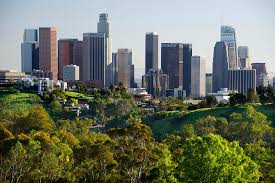
#> input picture city.jpeg, 275 x 183 px
$ python -i Urban.py   (imports and definitions only)
#> lines starting #> are read from the running program, lines starting #| are printed output that depends on the picture; after the words box and inside, x2 and y2 are one past the last pixel; in counts of white or black regions, pixels touching at a corner belong together
#> further down, picture is the input picture: shape (183, 275, 3); mean B, G, R 98.4, 114.5, 108.1
import streamlit as st
import cv2
import numpy as np
import matplotlib.pyplot as plt
import pandas as pd

# Sample Tamil Nadu district data (Replace with actual values)
district_data = {
    "Chennai": 22.5,  # Green Space %
    "Coimbatore": 38.2,
    "Madurai": 31.4,
    "Tiruchirappalli": 29.8,
    "Salem": 27.3,
    "Erode": 35.6,
    "Vellore": 28.0,
    "Tirunelveli": 40.1,
    "Kanyakumari": 43.7,  # Highest Green Space %
    "Namakkal": 33.9  # User's location
}

def extract_green_space(image):
    """Detect green areas in an urban image."""
    hsv = cv2.cvtColor(image, cv2.COLOR_BGR2HSV)
#> hsv: shape (183, 275, 3); mean H, S, V 70.1, 102.8, 121.8

    lower_green = np.array([35, 40, 40])
    upper_green = np.array([85, 255, 255])

    mask = cv2.inRange(hsv, lower_green, upper_green)
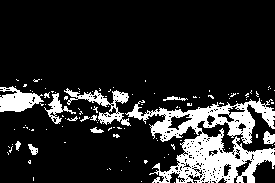
#> mask: shape (183, 275); 16% white; 115 white regions (102 under 20 px), largest, box (x1, y1, x2, y2) and area: (125, 98, 275, 183) 5581, (64, 88, 131, 126) 730, (0, 86, 44, 112) 687
    green_pixels = cv2.countNonZero(mask)
#> green_pixels = 8030

    total_pixels = image.shape[0] * image.shape[1]
#> total_pixels = 50325
    green_percentage = (green_pixels / total_pixels) * 100
#> green_percentage = 15.96

    return green_percentage, mask

def estimate_oxygen(green_percentage, area_km2=1.0):
    """Estimate oxygen production based on green space percentage."""
    oxygen_per_tree_kg = 118
    trees_per_km2 = 250000

    tree_coverage_factor = max(green_percentage / 100 * 0.5, 0.01)
    estimated_trees = max(trees_per_km2 * area_km2 * tree_coverage_factor, 1)
    oxygen_output_kg = estimated_trees * oxygen_per_tree_kg

    people_supported = max(oxygen_output_kg / 180, 1)

    return oxygen_output_kg, people_supported

# Convert district data to DataFrame
df = pd.DataFrame(list(district_data.items()), columns=["District", "Green Space %"])
df["Oxygen (kg/year)"] = df["Green Space %"].apply(lambda x: estimate_oxygen(x)[0])
df["People Supported"] = df["Green Space %"].apply(lambda x: estimate_oxygen(x)[1])

# Identify Tamil Nadu's highest & lowest oxygen-producing districts
highest_district = df.loc[df["Oxygen (kg/year)"].idxmax()]
lowest_district = df.loc[df["Oxygen (kg/year)"].idxmin()]

# Streamlit App
# [46 lines not run here, left out]

>>> import cv2
>>> picture = cv2.imread('city.jpeg')
>>> result = extract_green_space(picture)

$ run again, on land.jpg
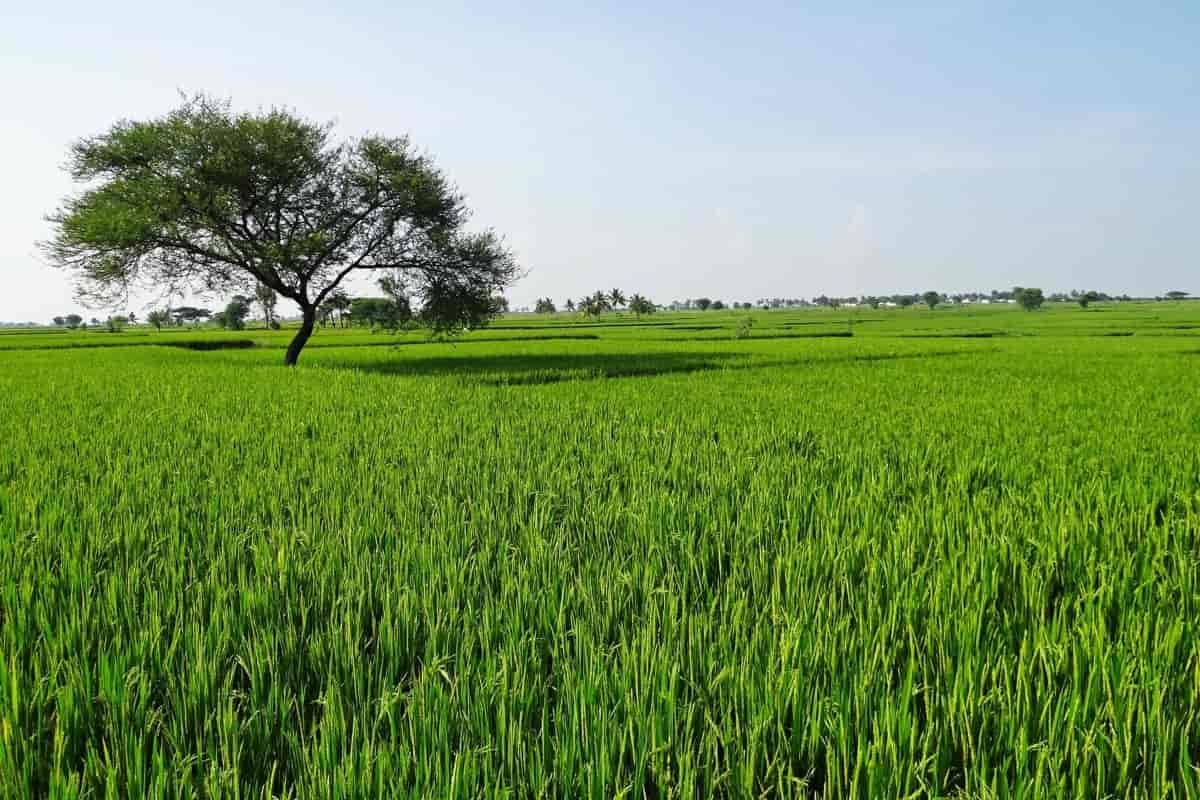
#> input picture land.jpg, 1200 x 800 px
#> picture is the input picture: shape (800, 1200, 3); mean B, G, R 96, 149.3, 121.2
#> hsv: shape (800, 1200, 3); mean H, S, V 61.3, 137.5, 153
#> in extract_green_space, `mask = cv2.inRange(hsv, lower_green, upper_green)`:
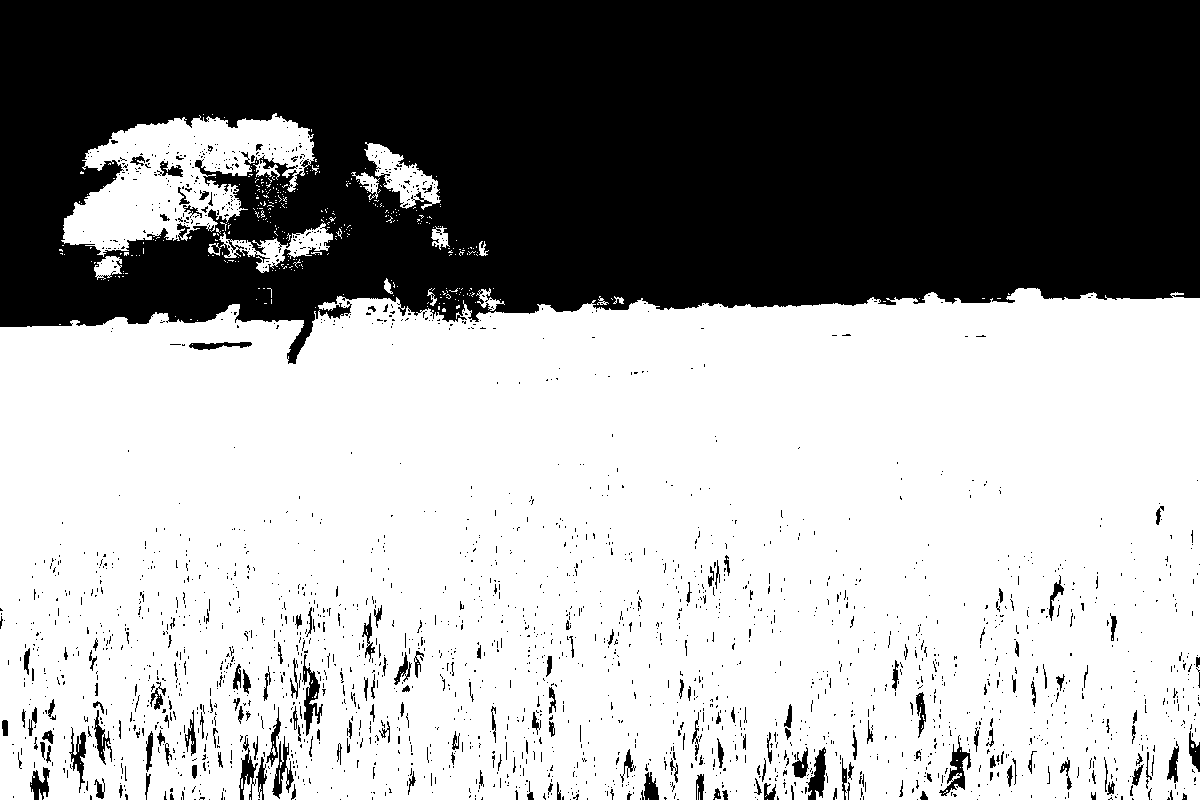
#> mask: shape (800, 1200); 61.6% white; 2325 black regions (2126 under 20 px), largest, box (x1, y1, x2, y2) and area: (0, 0, 1200, 364) 344444, (302, 654, 323, 736) 638, (939, 735, 971, 796) 583
#> green_pixels = 591635
#> green_percentage = 61.63
